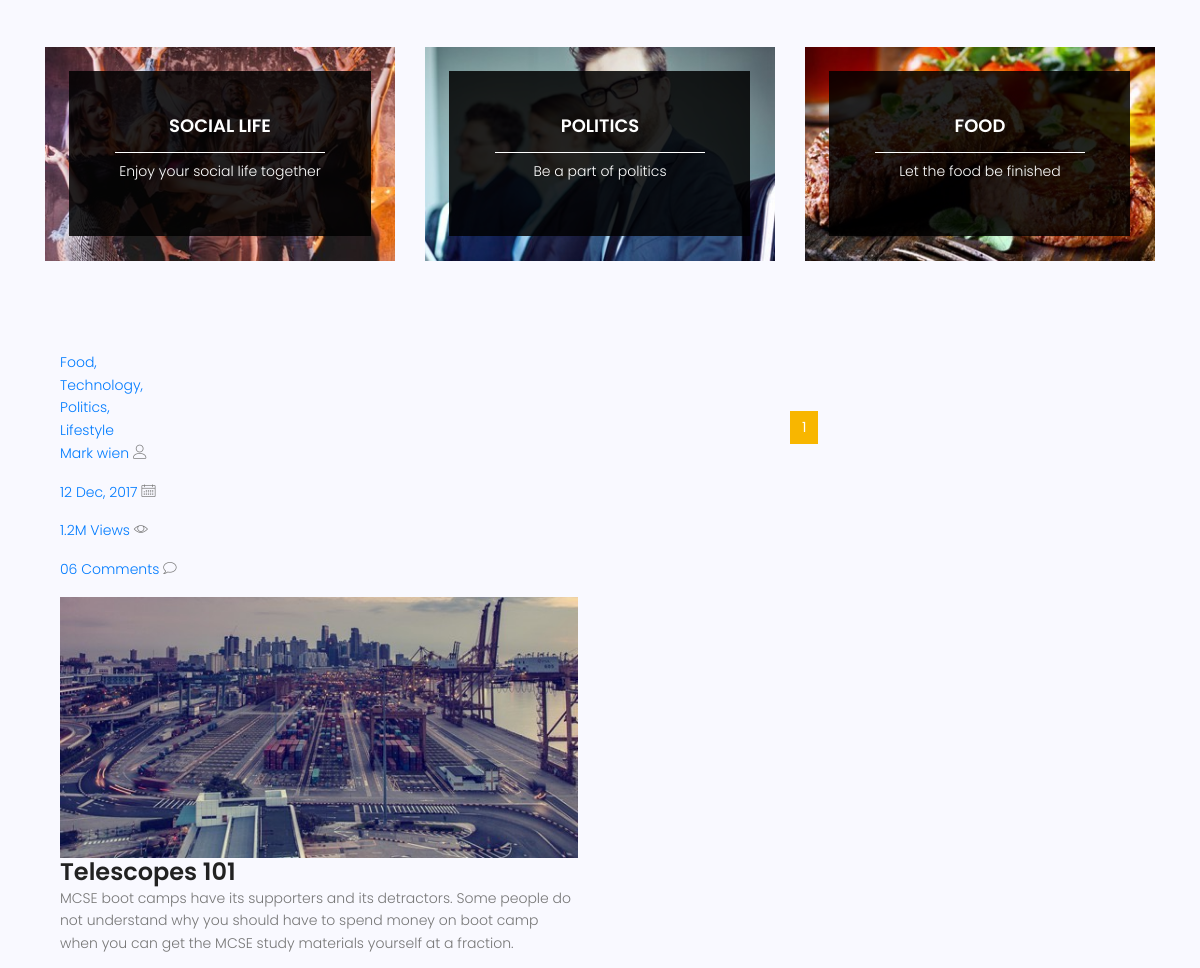
The page /blog/ (middle part) on the database as committed earlier.
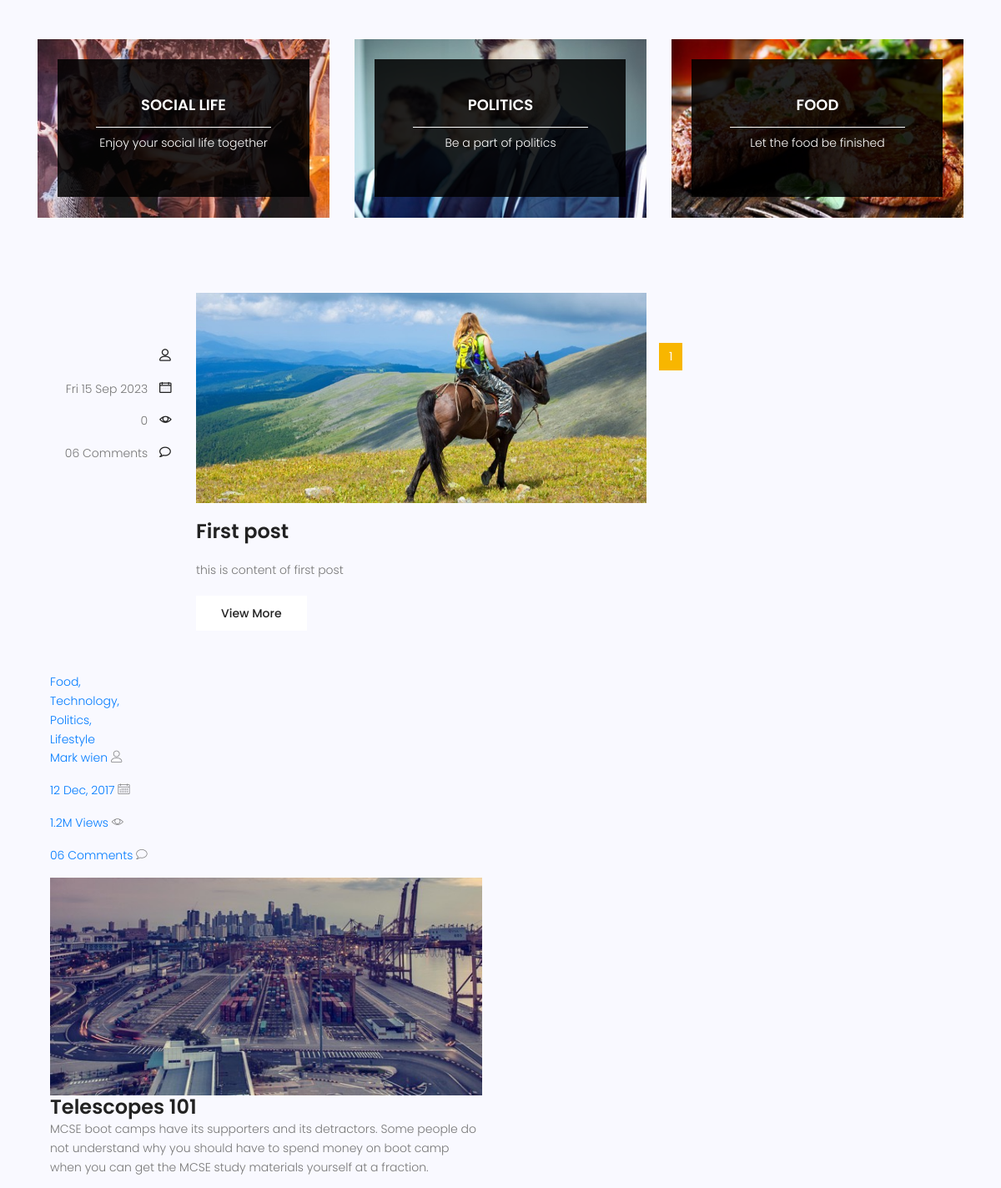
The same page on the database as committed later.
### blog/models.py (models this page shows, shortened)
class Post(models.Model):
    image= models.ImageField(upload_to='blog/',default='blog/default.jpg')
    author= models.ForeignKey(User,on_delete=models.SET_NULL,null=True)
    title = models.CharField(max_length=255)
    content = models.TextField()
    category = models.ManyToManyField(Category)
    counted_views = models.IntegerField(default=0)
    status = models.BooleanField(default=False)
    published_date=models.DateTimeField(null=True)
    created_date=models.DateTimeField(auto_now_add=True)
    updated_date=models.DateTimeField(auto_now=True)
    class Meta:
        ordering = ['-created_date']

### blog/views.py (the view)
# urls.py: path('', blog_view, name='index'),
def blog_view(request,**kwargs):
    posts = Post.objects.filter(status=1)
    if kwargs.get('cat_name') != None:
        posts = posts.filter(category__name=kwargs['cat_name'])
    if kwargs.get('author_username') != None :
        posts = posts.filter(author__username = kwargs['author_username'])
    posts = Paginator(posts,3)
    try:
       page_number = request.GET.get('page')
       posts = posts.get_page(page_number)
    except PageNotAnInteger:
        posts = posts.get_page(1)
    except EmptyPage :
        posts= posts.get_page(1)
    context={'posts': posts}
    return render(request, 'blog/blog-home.html',context)

### blog/templatetags/blog_tags.py (called while the page is built)
@register.inclusion_tag('blog/blog-post-categories.html')
def postcategories():
    posts = Post.objects.filter(status=1)
    categories = Category.objects.all()
    cat_dict = {}
    for name in categories:
        cat_dict[name]= posts.filter(category=name).count()
    return {'categories':cat_dict}

### templates/blog/blog-home.html (shortened to what the changed rows need)
{% extends 'base.html' %}
{% load static %}
{% load blog_tags %}
{% block content %}
			<section class="post-content-area">
				<div class="container">
					<div class="row">
						<div class="col-lg-8 posts-list">
                            {% for post in posts %}
							<div class="single-post row">
								<div class="col-lg-3  col-md-3 meta-details">
									<div class="user-details row">
										<p class="user-name col-lg-12 col-md-12 col-6"><a href="{% url 'blog:author' author_username=post.author.username %}"> {{ post.author.get_full_name }}</a> <span class="lnr lnr-user"></span></p>
										<p class="date col-lg-12 col-md-12 col-6"><a href="#">{{post.published_date|date:"D d M Y"}}</a> <span class="lnr lnr-calendar-full"></span></p>
										<p class="view col-lg-12 col-md-12 col-6"><a href="#">{{post.counted_views}}</a> <span class="lnr lnr-eye"></span></p>
										<p class="comments col-lg-12 col-md-12 col-6"><a href="#">06 Comments</a> <span class="lnr lnr-bubble"></span></p>
									</div>
								</div>
								<div class="col-lg-9 col-md-9 ">
									<div class="feature-img">
										<img class="img-fluid" src= "{{post.image.url}} " alt="">
									</div>
									<a class="posts-title" href="{% url 'blog:single' pid=post.id %}"><h3>{{ post.title }}</h3></a>
									<p class="excert">
                                        {{ post.content|truncatechars:100 }}
                                    </p>
									<a href="#" class="primary-btn">View More</a>
								</div>
							</div>
							{% endfor %}
							</div>
		                    <nav class="blog-pagination justify-content-center d-flex">
		                        <ul class="pagination">
                                    {% for i in posts.paginator.page_range %}
                                    {% if posts.number == i %}
                                         <li class="page-item active"><a href="?page{{ i }}" class="page-link">{{ i }}</a></li>
                                    {% else %}
                                         <li class="page-item"><a href="?page{{ i }}" class="page-link">{{ i }}</a></li>
                                    {% endif %}
                                    {% endfor %}
		                        </ul>
		                    </nav>
						</div>
				</div>
			</section>
{% endblock %}

Rows that differ between the two databases and show on the page:
now on this page (row edited): Post: published_date "Fri 15 Sep 2023", counted_views "0", image (placeholder picture), title "First post", content "this is content of first post"
